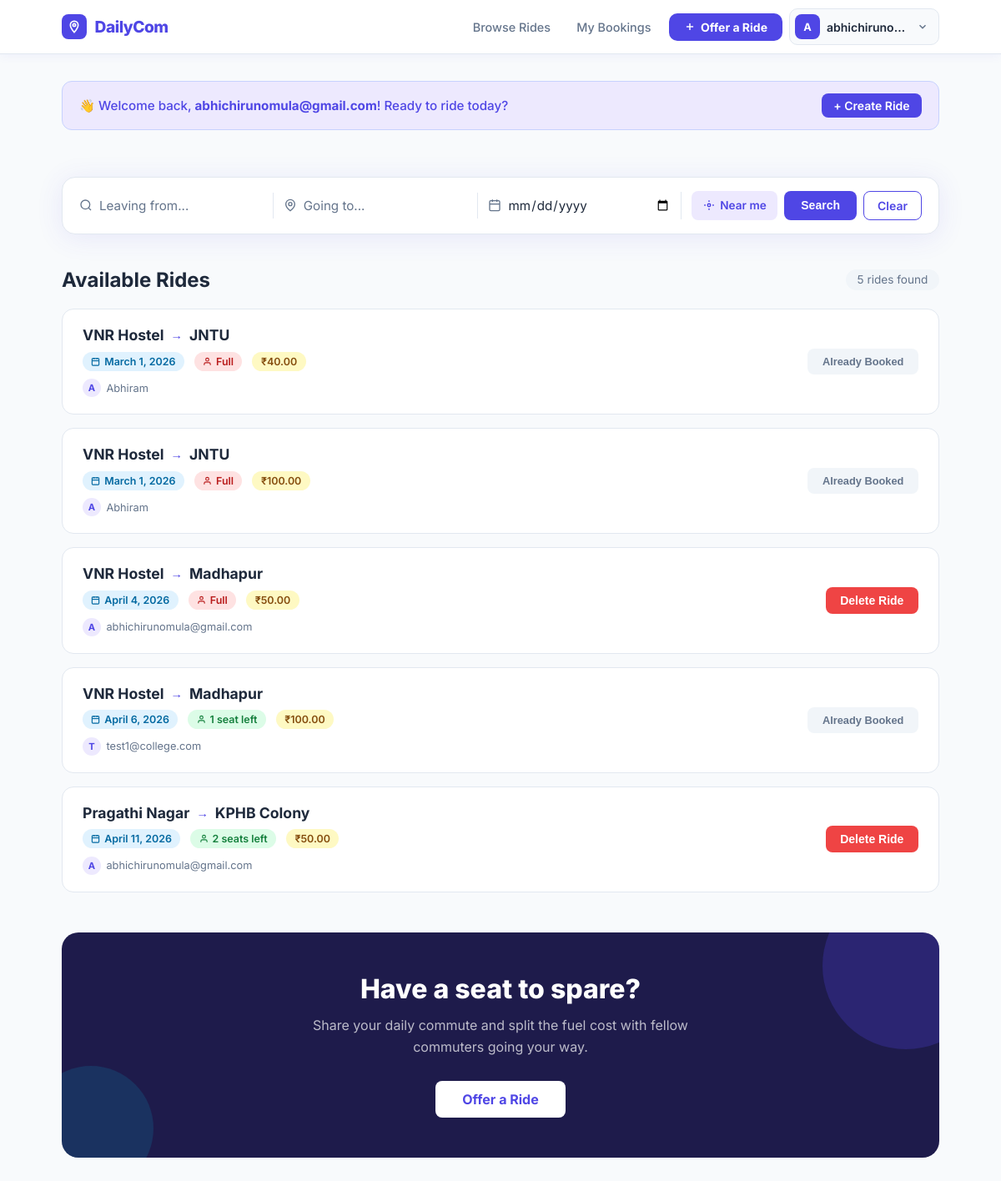
The page / (signed in) on the database as committed earlier.
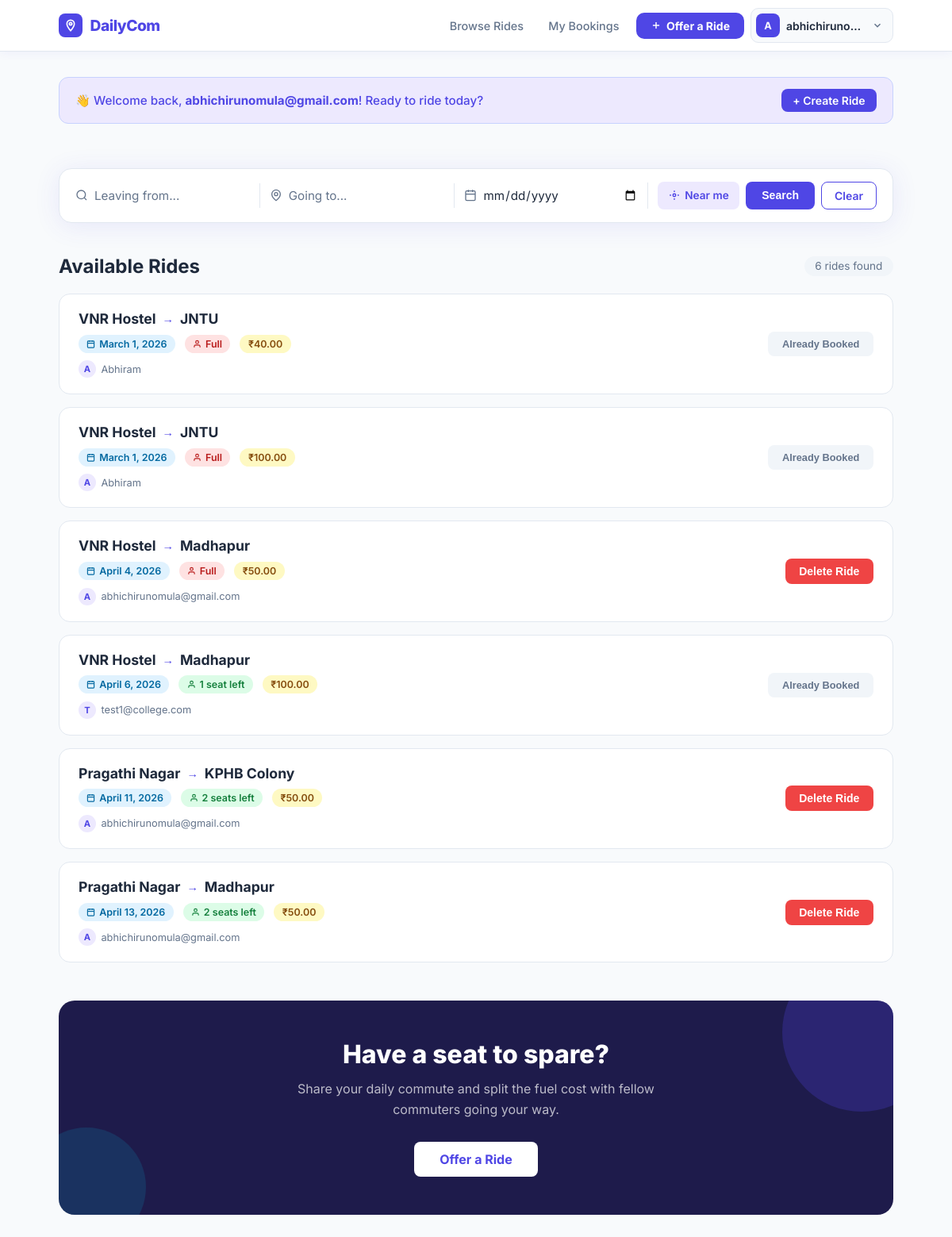
The same page on the database as committed later.
### rides/models.py (models this page shows, shortened)
class Ride(models.Model):
    driver = models.ForeignKey(User, on_delete=models.CASCADE)
    source = models.CharField(max_length=100)
    destination = models.CharField(max_length=100)
    date = models.DateField()
    seats_available = models.IntegerField()
    price = models.DecimalField(max_digits=6, decimal_places=2)

### rides/views.py (the view)
# urls.py: path('', views.home, name='home'),
def home(request):
    rides = Ride.objects.all()
    source = request.GET.get('source', '').strip()
    destination = request.GET.get('destination', '').strip()
    date = request.GET.get('date', '').strip()
    if source:
        rides = rides.filter(source__icontains=source)
    if destination:
        rides = rides.filter(destination__icontains=destination)
    if date:
        rides = rides.filter(date=date)
    booked_rides = []
    if request.user.is_authenticated:
        booked_rides = Booking.objects.filter(
            user=request.user
        ).values_list('ride_id', flat=True)
    return render(request, 'home.html', {
        'rides': rides,
        'booked_rides': booked_rides,
        'source': source,
        'destination': destination,
        'date': date,
    })

### templates/home.html (shortened to what this page needs)
{% extends "base.html" %}
{% block content %}
{% if user.is_authenticated %}
<div class="dc-welcome">
  <span>👋 Welcome back, <strong>{{ user.username }}</strong>! Ready to ride today?</span>
  <a href="{% url 'create_ride' %}" class="btn btn-primary" style="font-size:.875rem; padding:.4rem .9rem;">+ Create Ride</a>
</div>
{% endif %}
<div id="location-status" class="dc-location-status"></div>
<div class="dc-search-wrap">
  <form method="GET" action="{% url 'home' %}" style="display:contents;">
    <div class="dc-search-field">
      <svg width="16" height="16" viewBox="0 0 24 24" fill="none" stroke="currentColor" stroke-width="2"><circle cx="11" cy="11" r="8"/><path d="m21 21-4.35-4.35"/></svg>
      <input type="text" name="source" id="source-input" placeholder="Leaving from..." value="{{ source }}">
    </div>
    <div class="dc-search-field">
      <svg width="16" height="16" viewBox="0 0 24 24" fill="none" stroke="currentColor" stroke-width="2"><path d="M20 10c0 6-8 12-8 12s-8-6-8-12a8 8 0 0 1 16 0Z"/><circle cx="12" cy="10" r="3"/></svg>
      <input type="text" name="destination" placeholder="Going to..." value="{{ destination }}">
    </div>
    <div class="dc-search-field">
      <svg width="16" height="16" viewBox="0 0 24 24" fill="none" stroke="currentColor" stroke-width="2"><rect x="3" y="4" width="18" height="18" rx="2"/><line x1="16" y1="2" x2="16" y2="6"/><line x1="8" y1="2" x2="8" y2="6"/><line x1="3" y1="10" x2="21" y2="10"/></svg>
      <input type="date" name="date" value="{{ date }}">
    </div>
    <div class="dc-search-actions">
      <button type="button" class="dc-location-btn" id="locate-btn" title="Use my location">
        <svg width="14" height="14" viewBox="0 0 24 24" fill="none" stroke="currentColor" stroke-width="2.5"><circle cx="12" cy="12" r="3"/><path d="M12 2v3M12 19v3M2 12h3M19 12h3"/></svg>
        Near me
      </button>
      <button type="submit" class="btn btn-primary" style="padding:.5rem 1.25rem;">Search</button>
      <a href="{% url 'home' %}" class="btn btn-outline" style="padding:.5rem 1rem;">Clear</a>
    </div>
  </form>
</div>
{% if user.is_authenticated %}
<div class="dc-section-header">
  <h2>Available Rides</h2>
  {% if rides %}
  <span class="dc-ride-count">{{ rides|length }} ride{{ rides|length|pluralize }} found</span>
  {% endif %}
</div>
{% if rides %}
<div class="dc-rides-grid">
  {% for ride in rides %}
  <div class="dc-ride-card">
    <div class="dc-ride-left">
      <div class="dc-ride-route">
        {{ ride.source }}
        <span class="dc-ride-route-arrow">→</span>
        {{ ride.destination }}
      </div>
      <div class="dc-ride-meta">
        <span class="dc-badge dc-badge-date">
          <svg width="11" height="11" viewBox="0 0 24 24" fill="none" stroke="currentColor" stroke-width="2.5"><rect x="3" y="4" width="18" height="18" rx="2"/><line x1="16" y1="2" x2="16" y2="6"/><line x1="8" y1="2" x2="8" y2="6"/><line x1="3" y1="10" x2="21" y2="10"/></svg>
          {{ ride.date }}
        </span>
        <span class="dc-badge {% if ride.seats_available > 0 %}dc-badge-seats-ok{% else %}dc-badge-seats-no{% endif %}">
          <svg width="11" height="11" viewBox="0 0 24 24" fill="none" stroke="currentColor" stroke-width="2.5"><path d="M20 21v-2a4 4 0 0 0-4-4H8a4 4 0 0 0-4 4v2"/><circle cx="12" cy="7" r="4"/></svg>
          {% if ride.seats_available > 0 %}{{ ride.seats_available }} seat{{ ride.seats_available|pluralize }} left{% else %}Full{% endif %}
        </span>
        <span class="dc-badge dc-badge-price">
  ₹{{ ride.price }}
</span>
      </div>
      <div class="dc-ride-driver">
        <span class="dc-driver-avatar">{{ ride.driver.username|first|upper }}</span>
        {{ ride.driver.username }}
      </div>
    </div>
    <div class="dc-ride-action">
      {% if user.is_authenticated %}
        {% if ride.driver == user %}
          <form method="POST" action="{% url 'delete_ride' ride.id %}">
            <button type="submit" class="btn btn-danger"
              onclick="return confirm('Delete this ride? All bookings will be removed.')">
              Delete Ride
            </button>
          </form>
        {% elif ride.id in booked_rides %}
          <button class="btn btn-booked" disabled>Already Booked</button>
        {% elif ride.seats_available > 0 %}
          <a href="{% url 'book_ride' ride.id %}" class="btn btn-primary">Book Ride</a>
        {% else %}
          <button class="btn btn-booked" disabled>Fully Booked</button>
        {% endif %}
      {% else %}
        <a href="{% url 'login' %}" class="btn btn-outline">Login to Book</a>
      {% endif %}
    </div>
  </div>
  {% endfor %}
</div>
{% endif %}
{% if user.is_authenticated %}
<div class="dc-cta">
  <h2>Have a seat to spare?</h2>
  <p>Share your daily commute and split the fuel cost with fellow commuters going your way.</p>
  <a href="{% url 'create_ride' %}" class="btn btn-white" style="padding:.75rem 2rem; font-size:1rem;">Offer a Ride</a>
</div>
{% else %}
<div class="dc-cta">
  <h2>Share your ride. Cut your costs.</h2>
  <p>Join DailyCom and start sharing your daily commute with people going your way.</p>
  <a href="{% url 'signup' %}" class="btn btn-white" style="padding:.75rem 2rem; font-size:1rem;">Join for Free</a>
</div>
{% endif %}
{% endif %}
{% endblock %}

### templates/base.html (shortened to what this page needs)
{% load static %}
<!DOCTYPE html>
<html>
<head>
  <link rel="stylesheet" href="{% static 'css/style.css' %}">
</head>
<body>
<nav class="dc-nav">
  <div class="dc-nav-inner">
    <a href="{% url 'home' %}" class="dc-nav-brand">
      <div class="dc-nav-brand-icon">
        <svg width="16" height="16" viewBox="0 0 24 24" fill="none" stroke="#fff" stroke-width="2.5">
          <path d="M12 2C8.13 2 5 5.13 5 9c0 5.25 7 13 7 13s7-7.75 7-13c0-3.87-3.13-7-7-7z"/>
          <circle cx="12" cy="9" r="2.5"/>
        </svg>
      </div>
      DailyCom
    </a>
    {% if user.is_authenticated %}
    <div class="dc-nav-links">
      <a href="{% url 'home' %}" class="dc-nav-link">Browse Rides</a>
      <a href="{% url 'my_bookings' %}" class="dc-nav-link">My Bookings</a>
      <a href="{% url 'create_ride' %}" class="dc-nav-cta">
        <svg width="14" height="14" viewBox="0 0 24 24" fill="none" stroke="currentColor" stroke-width="2.5"><line x1="12" y1="5" x2="12" y2="19"/><line x1="5" y1="12" x2="19" y2="12"/></svg>
        Offer a Ride
      </a>
      <div class="dc-user-menu" id="userMenu">
        <button class="dc-user-btn" id="userBtn" onclick="toggleUserMenu()">
          <div class="dc-user-avatar">{{ user.username|first|upper }}</div>
          <span class="dc-user-name">{{ user.username }}</span>
          <svg width="14" height="14" viewBox="0 0 24 24" fill="none" stroke="currentColor" stroke-width="2.5" class="dc-chevron"><polyline points="6 9 12 15 18 9"/></svg>
        </button>
      </div>
    </div>
    {% endif %}
  </div>
</nav>
<div class="container">
  {% block content %}{% endblock %}
</div>
</body>
</html>

### static/css/style.css (style rules this page uses)
*, *::before, *::after { box-sizing: border-box; margin: 0; padding: 0; }
:root { --primary: #4f46e5; --primary-dk: #3730a3; --accent: #06b6d4; --bg: #f8fafc; --surface: #ffffff; --border: #e2e8f0; --text: #1e293b; --muted: #64748b; --danger: #ef4444; --success: #22c55e; --radius: 12px; --shadow: 0 4px 24px rgba(79, 70, 229, .08); }
body { font-family: 'Inter', sans-serif; background: var(--bg); color: var(--text); min-height: 100vh; }
a { color: var(--primary); text-decoration: none; }
nav { background: var(--surface); border-bottom: 1px solid var(--border); box-shadow: 0 1px 6px rgba(0, 0, 0, .06); position: sticky; top: 0; z-index: 100; }
.container { max-width: 1100px; margin: 2rem auto; padding: 0 1.5rem; }
.btn { display: inline-block; padding: .5rem 1.1rem; border-radius: 8px; font-size: .875rem; font-weight: 600; cursor: pointer; transition: background .15s, transform .1s; border: none; text-decoration: none; }
.btn-primary { background: var(--primary); color: #fff; }
.btn-outline { background: transparent; border: 1.5px solid var(--primary); color: var(--primary); }
.btn-booked { background: #f1f5f9; color: var(--muted); cursor: default; font-size: .8rem; }
.btn-danger { background: var(--danger); color: #fff; }

### templates/base.html (style rules this page uses)
.dc-nav { background: #fff; border-bottom: 1px solid var(--border); position: sticky; top: 0; z-index: 200; box-shadow: 0 1px 12px rgba(79,70,229,.07); }
.dc-nav-inner { max-width: 1100px; margin: 0 auto; padding: 0 1.5rem; height: 64px; display: flex; align-items: center; justify-content: space-between; gap: 1rem; }
.dc-nav-brand { display: flex; align-items: center; gap: .6rem; font-size: 1.2rem; font-weight: 800; color: var(--primary); letter-spacing: -.5px; text-decoration: none; }
.dc-nav-brand-icon { width: 30px; height: 30px; background: var(--primary); border-radius: 8px; display: flex; align-items: center; justify-content: center; flex-shrink: 0; }
.dc-nav-links { display: flex; align-items: center; gap: .25rem; }
.dc-nav-link { font-size: .9rem; font-weight: 500; color: var(--muted); padding: .45rem .85rem; border-radius: 8px; text-decoration: none; transition: background .15s, color .15s; }
.dc-nav-cta { display: inline-flex; align-items: center; gap: .4rem; background: var(--primary); color: #fff !important; font-size: .875rem; font-weight: 700; padding: .5rem 1.1rem; border-radius: 10px; text-decoration: none; transition: background .15s, transform .1s; margin-left: .25rem; }
.dc-user-menu { position: relative; margin-left: .25rem; }
.dc-user-btn { display: flex; align-items: center; gap: .5rem; background: #f8fafc; border: 1.5px solid var(--border); border-radius: 10px; padding: .4rem .75rem .4rem .4rem; cursor: pointer; font-family: inherit; transition: background .15s, border-color .15s; }
.dc-user-avatar { width: 30px; height: 30px; border-radius: 8px; background: var(--primary); color: #fff; font-size: .8rem; font-weight: 700; display: flex; align-items: center; justify-content: center; flex-shrink: 0; }
.dc-user-name { font-size: .875rem; font-weight: 600; color: var(--text); max-width: 100px; overflow: hidden; text-overflow: ellipsis; white-space: nowrap; }
.dc-chevron { color: var(--muted); transition: transform .2s; }

Rows that differ between the two databases and show on the page:
added Ride: source "Pragathi Nagar", destination "Madhapur", date "April 13, 2026", seats_available "2", price "50.00", driver.username|first "A", driver.username "abhichirunomula@gmail.com", shows "Delete Ride"
Other text that changed with them:
{{ rides|length }}: "5" → "6"
